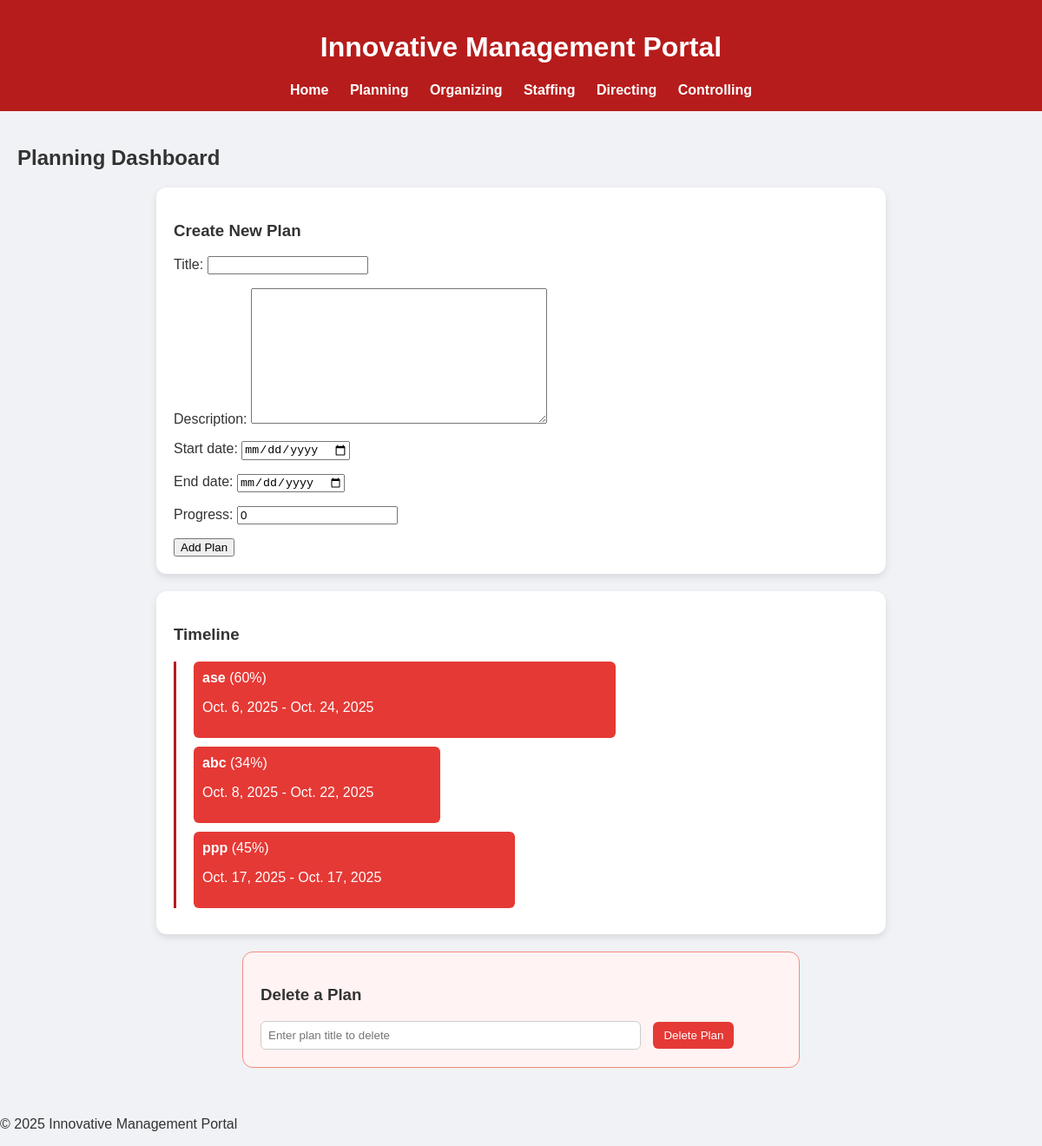
Screenshot of /planning/ with the database file from the repository.
### core/models.py (models this page shows, shortened)
class Plan(models.Model):
    title = models.CharField(max_length=200)
    description = models.TextField(blank=True)
    start_date = models.DateField()
    end_date = models.DateField()
    progress = models.IntegerField(default=0)  # percentage

### core/views.py (the view)
# urls.py: path('planning/', views.planning, name='planning'),
def planning(request):
    plans = Plan.objects.all().order_by('start_date')
    if request.method == 'POST':
        if 'add_plan' in request.POST:
            form = PlanForm(request.POST)
            if form.is_valid():
                form.save()
                return redirect('planning')
        elif 'delete_plan' in request.POST:
            plan_name = request.POST.get('plan_name')
            plan = Plan.objects.filter(title=plan_name).first()
            if plan:
                plan.delete()
                return redirect('planning')
    else:
        form = PlanForm()  # Ensure form is always initialized
    return render(request, 'core/planning.html', {'form': form, 'plans': plans})

### core/forms.py
class PlanForm(forms.ModelForm):
    class Meta:
        model = Plan
        fields = ['title', 'description', 'start_date', 'end_date', 'progress']
        widgets = {
            'start_date': forms.DateInput(attrs={'type': 'date'}),
            'end_date': forms.DateInput(attrs={'type': 'date'}),
        }

### core/templates/core/planning.html (shortened to what this page needs)
{% extends 'core/base.html' %}
{% block content %}
<h2>Planning Dashboard</h2>
<div class="plan-form">
  <h3>Create New Plan</h3>
  <form method="post">
    {{ form.as_p }}
    <button type="submit" name="add_plan">Add Plan</button>
  </form>
</div>
<div class="plan-gantt">
  <h3>Timeline</h3>
  <div class="timeline">
    {% for plan in plans %}
      <div class="task" title="{{ plan.description }}" style="width: {{ plan.progress }}%">
        <strong>{{ plan.title }}</strong> ({{ plan.progress }}%)
        <p>{{ plan.start_date }} - {{ plan.end_date }}</p>
      </div>
    {% empty %}
      <p>No plans yet.</p>
    {% endfor %}
  </div>
</div>
<div class="delete-task">
  <h3>Delete a Plan</h3>
  <form method="post">
    <input type="text" name="plan_name" placeholder="Enter plan title to delete" required>
    <button type="submit" name="delete_plan">Delete Plan</button>
  </form>
</div>
{% endblock %}

### core/static/core/style.css (style rules this page uses)
body { margin: 0; font-family: Arial, sans-serif; background: #f0f2f5; color: #333; }
.plan-form, .plan-gantt { background: white; margin: 20px auto; padding: 20px; max-width: 800px; border-radius: 12px; box-shadow: 0 4px 8px rgba(0, 0, 0, 0.1); }
.timeline { margin-top: 20px; border-left: 3px solid #b71c1c; padding-left: 20px; }
.task { background: #e53935; color: white; padding: 10px; margin-bottom: 10px; border-radius: 6px; }
.delete-task { background: #fff3f3; border: 1px solid #f28b82; padding: 20px; border-radius: 12px; max-width: 600px; margin: 20px auto; }
.delete-task input { padding: 8px; width: 70%; margin-right: 10px; border-radius: 6px; border: 1px solid #ccc; }
.delete-task button { padding: 8px 12px; background: #e53935; color: white; border: none; border-radius: 6px; cursor: pointer; }

### rows the page displays
Plan: title "ase", progress "60", start_date "Oct. 6, 2025", end_date "Oct. 24, 2025"
Plan: title "abc", progress "34", start_date "Oct. 8, 2025", end_date "Oct. 22, 2025"
Plan: title "ppp", progress "45", start_date "Oct. 17, 2025", end_date "Oct. 17, 2025"
